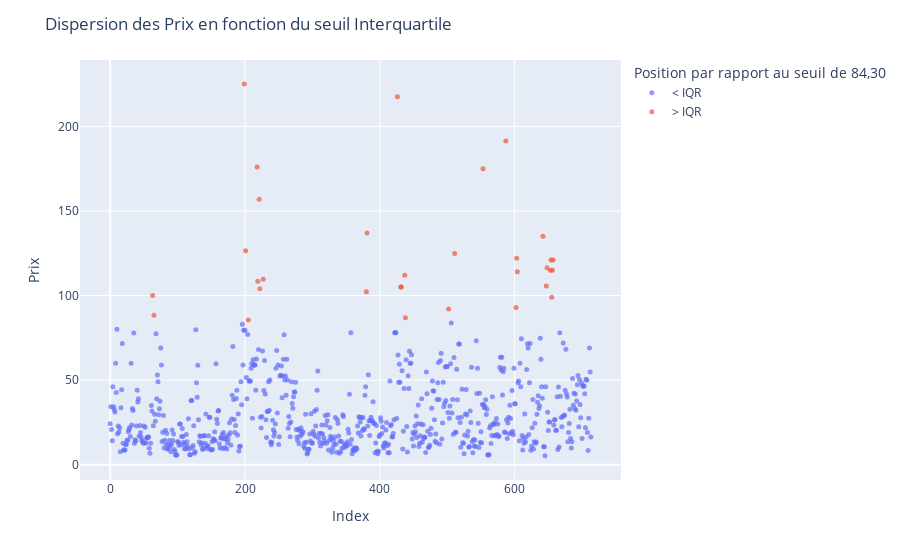

The notebook cell this image was saved under:
### Markdown cell above
Visuel avec Plotly

### Code cell
# Données fournies
Q1 = merging_erp_web2['price'].quantile(0.25).round(2)
Q3 = merging_erp_web2['price'].quantile(0.75).round(2)
IQR = Q3 - Q1

# Seuils pour les outliers
seuil = Q3 + 1.5 * IQR

print(IQR)
print(seuil)


# Données (remplacez cela par vos données)
data = merging_erp_web2

# Attribution des couleurs en fonction de la position par rapport au seuil
colors = ['> IQR' if val > seuil else '< IQR' for val in data['price']]

# Création du scatter plot avec Plotly
fig = px.scatter(data, x=data.index, y='price', color=colors, labels={'color': 'Position par rapport au seuil de 84,30'})

# Personnalisation du graphique
fig.update_traces(marker=dict(size=5, opacity=0.7))
fig.update_layout(
    title='Dispersion des Prix en fonction du seuil Interquartile',
    xaxis_title='Index',
    yaxis_title='Prix'
)

# Affichage du graphique
fig.show()

### Figure 1 — Plotly figure (JSON) as saved in the notebook; plotly's stock layout.template omitted (floating-point values rounded to 4 significant figures; data arrays with more than 128 entries replaced by an {"elided": "..."} marker saying what was removed)
{"data": [{"hovertemplate": "Position par rapport au seuil de 84,30=< IQR<br>index=%{x}<br>price=%{y}<extra></extra>", "legendgroup": "< IQR", "marker": {"color": "#636efa", "opacity": 0.7, "size": 5, "symbol": "circle"}, "mode": "markers", "name": "< IQR", "orientation": "v", "showlegend": true, "type": "scatter", "x": {"elided": "682 int values"}, "xaxis": "x", "y": {"elided": "682 float values"}, "yaxis": "y"}, {"hovertemplate": "Position par rapport au seuil de 84,30=> IQR<br>index=%{x}<br>price=%{y}<extra></extra>", "legendgroup": "> IQR", "marker": {"color": "#EF553B", "opacity": 0.7, "size": 5, "symbol": "circle"}, "mode": "markers", "name": "> IQR", "orientation": "v", "showlegend": true, "type": "scatter", "x": [63, 65, 199, 201, 205, 218, 219, 221, 222, 227, 380, 381, 426, 431, 432, 437, 438, 502, 511, 553, 587, 602, 603, 604, 642, 647, 648, 653, 654, 655, 656, 657], "xaxis": "x", "y": [100, 88.4, 225, 126.5, 85.6, 176, 108.5, 157, 104, 109.6, 102.3, 137, 217.5, 105, 105, 112, 86.8, 92, 124.8, 175, 191.3, 93, 122, 114, 135, 105.6, 116.4, 115, 121, 99, 115, 121], "yaxis": "y"}], "layout": {"legend": {"title": {"text": "Position par rapport au seuil de 84,30"}, "tracegroupgap": 0}, "margin": {"t": 60}, "title": {"text": "Dispersion des Prix en fonction du seuil Interquartile"}, "xaxis": {"anchor": "y", "domain": [0, 1], "title": {"text": "Index"}}, "yaxis": {"anchor": "x", "domain": [0, 1], "title": {"text": "Prix"}}}}
